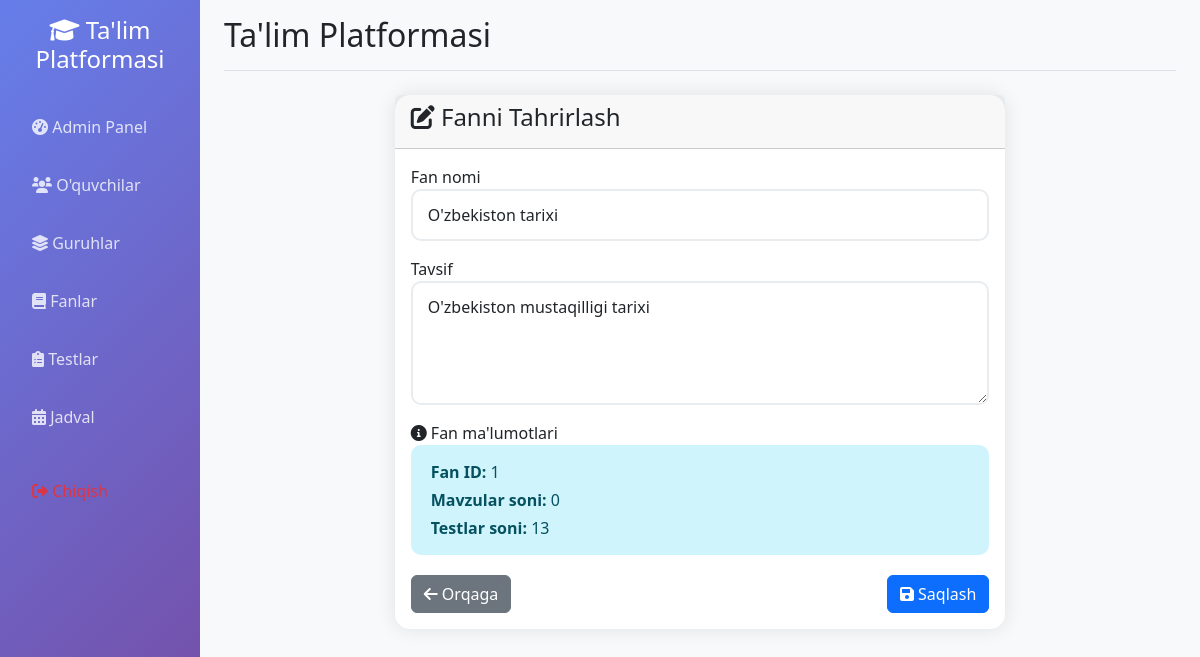
The page /admin/edit_subject/1 (signed in) on the database its author committed.
### app.py (models this page shows)
class Subject(db.Model):
    __tablename__ = 'subject'
    id = db.Column(db.Integer, primary_key=True)
    name = db.Column(db.String(100), unique=True, nullable=False, index=True)
    description = db.Column(db.Text)
    topics = db.relationship('Topic', backref='subject', lazy=True, cascade='all, delete-orphan')
    tests = db.relationship('Test', backref='subject', lazy=True, cascade='all, delete-orphan')
    schedules = db.relationship('Schedule', backref='subject', lazy=True, cascade='all, delete-orphan')

### app.py (the view)
@app.route('/admin/edit_subject/<int:subject_id>', methods=['GET', 'POST'])
def admin_edit_subject(subject_id):
    if not session.get('logged_in', False) or not session.get('is_admin', False):
        return redirect(url_for('login'))
    subject = Subject.query.get_or_404(subject_id)
    if request.method == 'POST':
        subject.name = request.form.get('name', '').strip()
        subject.description = request.form.get('description', '').strip()
        db.session.commit()
        flash("Fan ma'lumotlari yangilandi!", 'success')
        return redirect(url_for('admin_subjects'))
    return render_template('edit_subject.html', subject=subject)

### app.py (called while the page is built, shortened)
@app.context_processor
def inject_user():
    class CurrentUser:
        def __init__(self):
            self.is_authenticated = session.get('logged_in', False)
            self.is_admin = session.get('is_admin', False)
            self.is_group_leader = session.get('is_group_leader', False)
            self.username = session.get('username', '')
            self.id = session.get('user_id', None)
    return dict(current_user=CurrentUser(), datetime=datetime)

### templates/edit_subject.html (shortened to what this page needs)
{% extends "base.html" %}
{% block content %}
<div class="container mt-4">
    <div class="row justify-content-center">
        <div class="col-md-8">
            <div class="card">
                <div class="card-header">
                    <h4><i class="fas fa-edit"></i> Fanni Tahrirlash</h4>
                </div>
                <div class="card-body">
                    <form method="POST">
                        <div class="form-group mb-3">
                            <label for="name">Fan nomi</label>
                            <input type="text" class="form-control" id="name" name="name"
                                   value="{{ subject.name }}" required>
                        </div>
                        <div class="form-group mb-3">
                            <label for="description">Tavsif</label>
                            <textarea class="form-control" id="description" name="description" rows="4">{{ subject.description }}</textarea>
                        </div>
                        <div class="form-group mb-3">
                            <label><i class="fas fa-info-circle"></i> Fan ma'lumotlari</label>
                            <div class="alert alert-info">
                                <p class="mb-1"><strong>Fan ID:</strong> {{ subject.id }}</p>
                                <p class="mb-1"><strong>Mavzular soni:</strong> {{ subject.topics|length }}</p>
                                <p class="mb-0"><strong>Testlar soni:</strong> {{ subject.tests|length }}</p>
                            </div>
                        </div>
                        <div class="d-flex justify-content-between">
                            <a href="{{ url_for('admin_subjects') }}" class="btn btn-secondary">
                                <i class="fas fa-arrow-left"></i> Orqaga
                            </a>
                            <button type="submit" class="btn btn-primary">
                                <i class="fas fa-save"></i> Saqlash
                            </button>
                        </div>
                    </form>
                </div>
            </div>
        </div>
    </div>
</div>
{% endblock %}

### static/css/enhanced_ui.css (style rules this page uses)
.btn-enhanced { position: relative; overflow: hidden; transition: all 0.3s ease; }
.card-enhanced { border: none; box-shadow: 0 10px 30px rgba(0, 0, 0, 0.1); transition: all 0.3s ease; }
.form-control-enhanced { border: 2px solid #e9ecef; border-radius: 10px; padding: 12px 15px; transition: all 0.3s ease; }
.alert-enhanced { border: none; border-radius: 10px; padding: 15px 20px; margin-bottom: 20px; animation: slideInDown 0.5s ease; }

### templates/base.html (style rules this page uses)
.card { border: none; border-radius: 15px; box-shadow: 0 0 20px rgba(0,0,0,0.1); transition: transform 0.3s; }

### rows shown on the page
Subject: name "O'zbekiston tarixi", description "O'zbekiston mustaqilligi tarixi", id "1"

### other values the page prints
{{ subject.topics|length }} "0"
{{ subject.tests|length }} "13"
